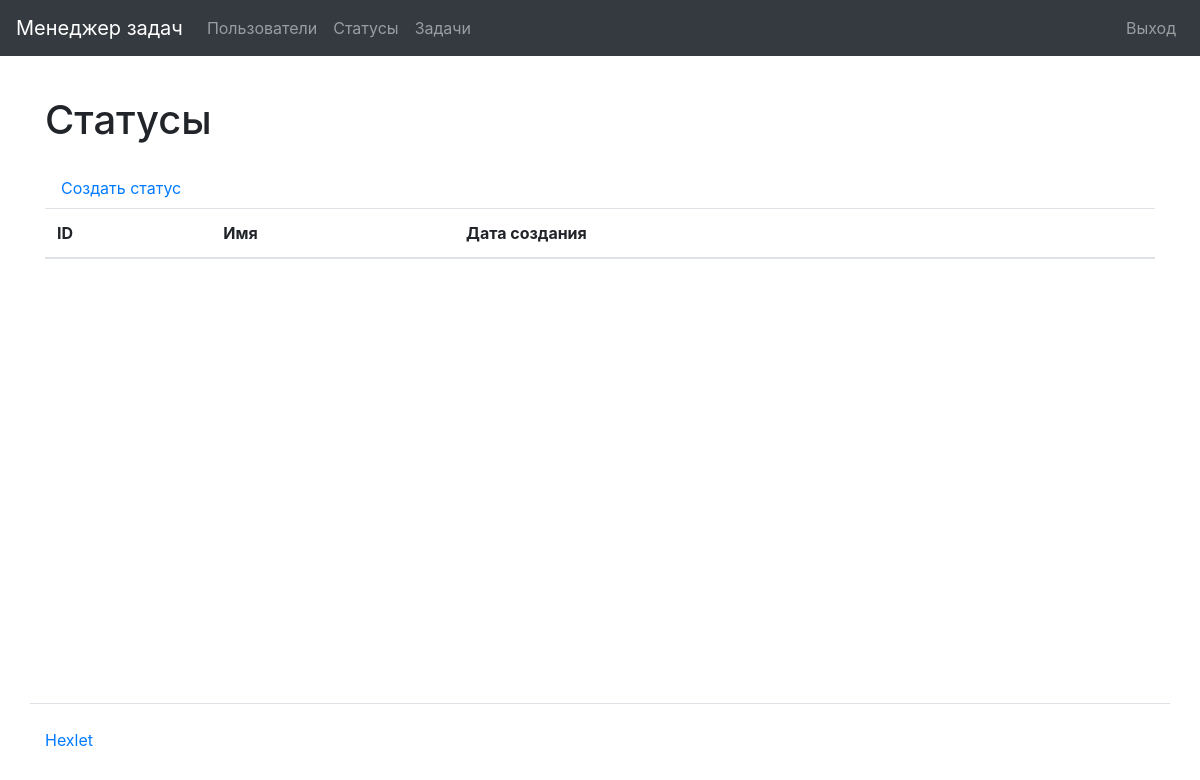
Page /statuses/ (signed in) on the earlier database version.
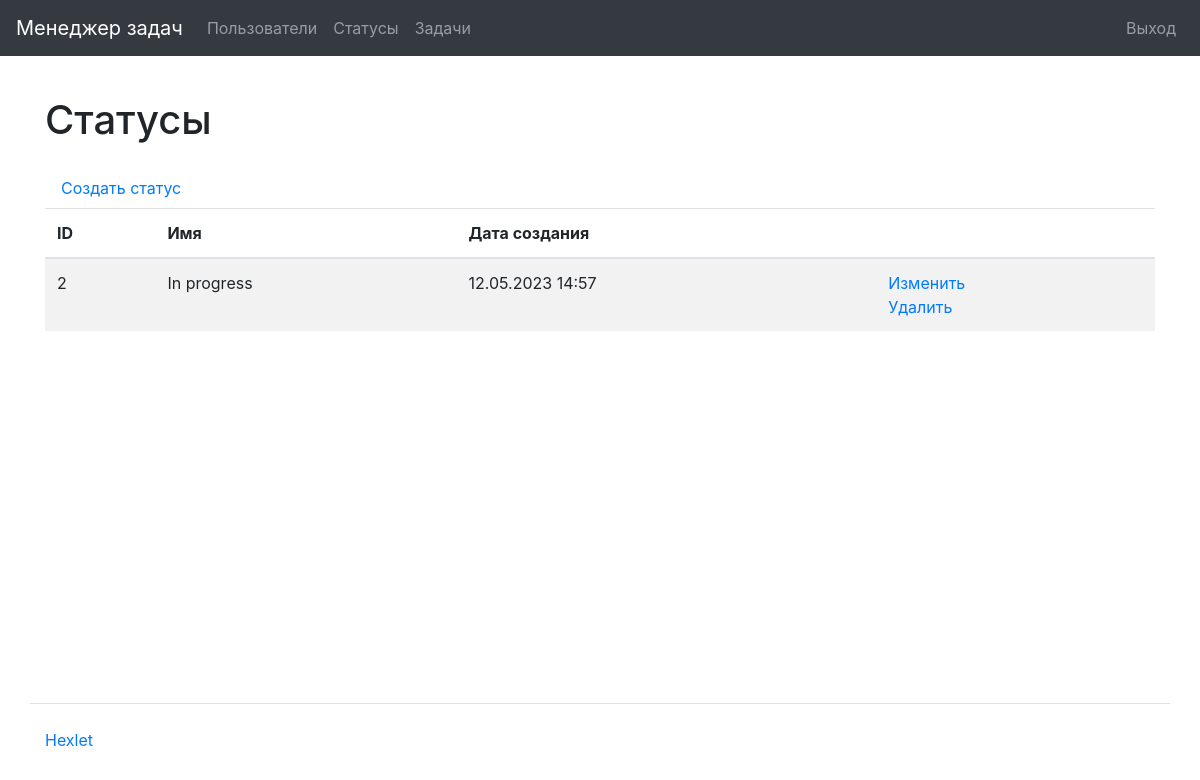
Same page on the later database version.
### task_manager/statuses/models.py (models this page shows, shortened)
class Status(models.Model):
    name = models.CharField(
        max_length=150,
        unique=True,
        blank=False,
        verbose_name=_('Name'),
    )
    date_created = models.DateTimeField(
        auto_now_add=True,
        verbose_name=_('Creation date')
    )
    class Meta:
        verbose_name = _('Status')
        verbose_name_plural = _('Statuses')

### task_manager/statuses/views.py (the view)
# urls.py: path('', StatusesListView.as_view(), name='statuses_list'),
class StatusesListView(AuthRequiredMixin, ListView):
    template_name = 'statuses/list.html'
    model = Status
    context_object_name = 'statuses_list'
    extra_context = {
        'title': _('Statuses')
    }

### task_manager/mixins.py (called while the page is built)
    def dispatch(self, request, *args, **kwargs):
        if not request.user.is_authenticated:
            messages.error(request, self.auth_message)
            return redirect(reverse_lazy('login'))
        return super().dispatch(request, *args, **kwargs)

### task_manager/templates/statuses/list.html
{% extends "base.html" %}
{% load bootstrap4 %}
{% load i18n %}
{% block content %}
    <h1 class="my-4">{% trans 'Statuses' %}</h1>
    <a class="nav-link" href="{% url 'status_create' %}">{% trans 'Create status' %}</a>
    <table class="table table-striped">
        <thead>
            <tr>
                <th>ID</th>
                <th>{% trans 'Name' %}</th>
                <th>{% trans 'Creation date' %}</th>
                <th></th>
            </tr>
        </thead>
        <tbody>
            {% for status in statuses_list %}
                <tr>
                    <td>{{ status.id }}</td>
                    <td>{{ status.name }}</td>
                    <td>{{ status.date_created|date:"d.m.Y H:i" }}</td>
                    <td>
                      <a href="{% url 'status_update' status.id %}">{% trans 'Update' %}</a>
                      <br>
                      <a href="{% url 'status_delete' status.id %}">{% trans 'Delete' %}</a>
                    </td>
                </tr>
            {% endfor %}
        </tbody>
    </table>
{% endblock %}

Differences in the rows shown:
added Status: id "2", name "In progress", date_created "12.05.2023 14:57"
